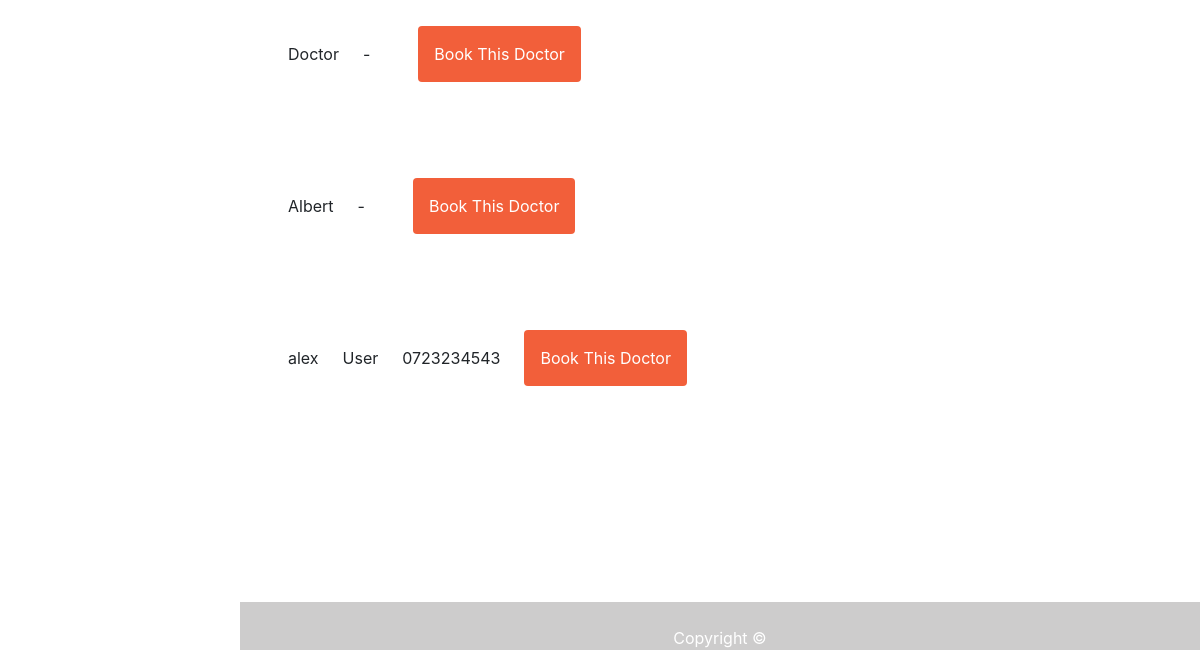
The app's page /all_doctors/ (lower part), older data.
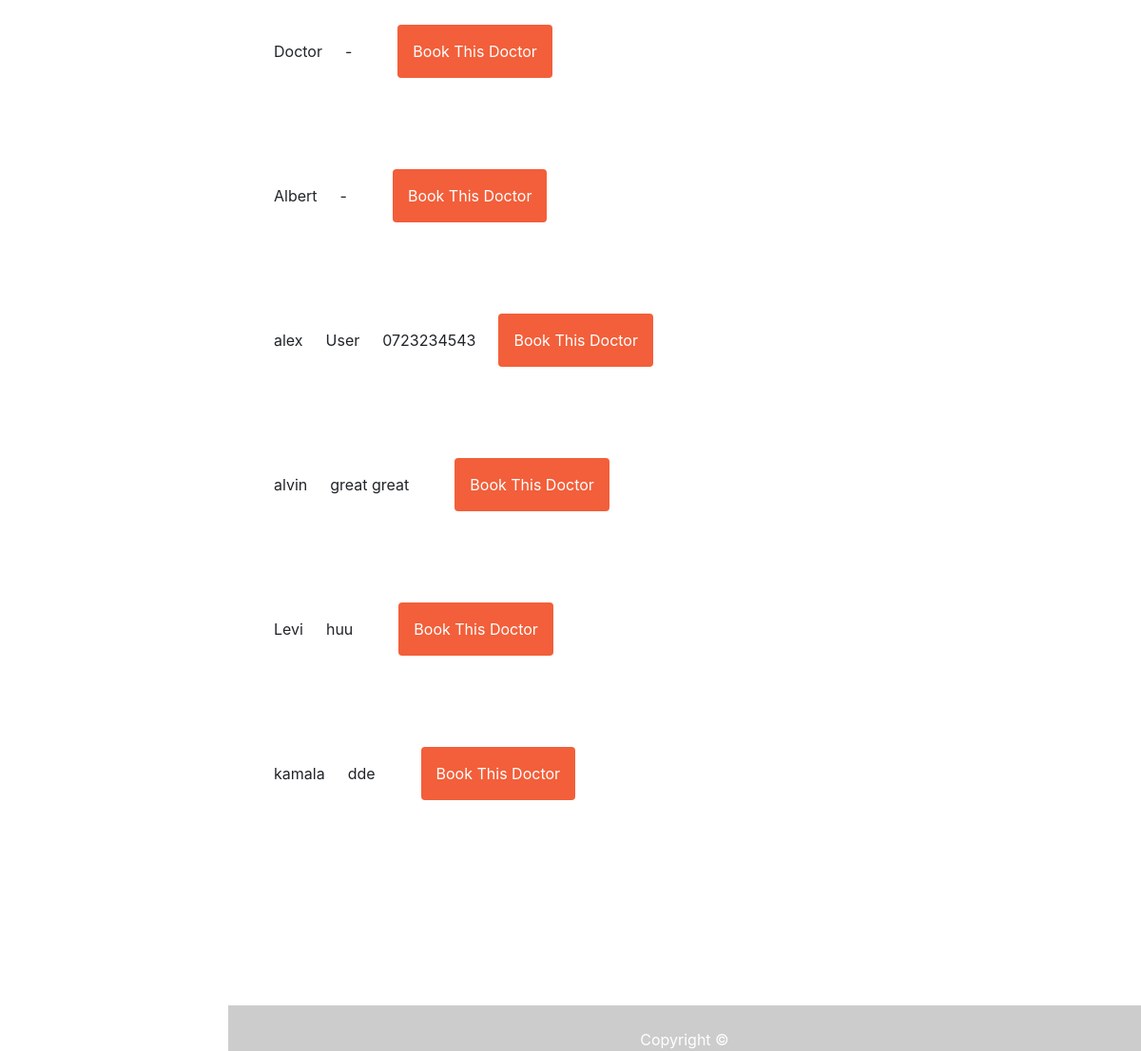
The same page, newer data.
### bookingapp/models.py (models this page shows, shortened)
class Doctor(models.Model):
    CARD ='Cardiologist'
    DERMA = 'Dermatologist'
    EMERGE =  'Emergency Specialist'
    ALLERGY = 'Allergy Specialist'
    ANAE = 'Anesthesiologist'
    COLON = 'COlon and Rectal Surgeon'
    NORMAL = 'Consultant'
    SPECIALIZATION_CHOICES = [
        (CARD, 'Cardiologist'),
        (DERMA, 'Dermatologist'),
        (EMERGE, 'Emergency Specialist'),
        (ALLERGY, 'Allergy Specialist'),
        (ANAE, 'Anesthesiologist'),
        (COLON, 'COlon and Rectal Surgeon'),
        (NORMAL, 'Consultant'),
    ]
    user = models.OneToOneField(User, on_delete=models.CASCADE, related_name='doctor', null=True)
    age = models.IntegerField(null=True)
    phone = models.CharField(max_length=255)
    county = models.ForeignKey(County, on_delete=models.CASCADE, null=True)
    specialization = models.CharField(max_length=50,choices=SPECIALIZATION_CHOICES , null=True)
    biography = models.TextField(null=True, default='-')
    birth_date = models.DateField(null=True, blank=True)
    has_schedule = models.BooleanField(default=False)
    last_update = models.DateTimeField(auto_now = True)
    created_at = models.DateTimeField(auto_now_add = True)

### bookingapp/views.py (the view)
# urls.py: path('all_doctors/', views.all_doctors, name='all-doctors'),
def all_doctors(request):
    doctor = Doctor.objects.all()
    return render(request, 'patient/doctors.html', {'doctor': doctor})

### bookingapp/templates/patient/doctors.html (shortened to what this page needs)
{% extends 'patient/dashboard.html' %}
{% load tailwind_tags %}
{% block content %}
<!DOCTYPE html>
<html lang="en">
<head>
    {% tailwind_css %}
</head>
<body>
    {% for doctor in doctor %}
    <table>
    <div class="relative container mx-auto p-6">
        <div class="flex space-x-6 p-6">
    <li class="flex items-center justify-between"> <a href="">{{ doctor.user.first_name }} </a></li>
    <li class="flex items-center justify-between"> {{ doctor.biography }}</li>
    <li class="flex items-center justify-between"> {{ doctor.phone }}</li>
    <a href="{% url 'appointment-form' doctor.id  %}" class="p-3 px-6 pt-2 text-white bg-brightRed rounded baseline hover:bg-brightRedLight">
        Book This Doctor
    </a>
   </div>
</div>
</table>
    {% endfor %}
</body>
</html>
{% endblock %}

### bookingapp/templates/patient/dashboard.html (shortened to what this page needs)
<!DOCTYPE html>
{% load static %}
<html lang="en">
<head>
  <link rel="stylesheet" href="https://stackpath.bootstrapcdn.com/bootstrap/4.3.1/css/bootstrap.min.css">
  <link rel="stylesheet" href="https://maxcdn.bootstrapcdn.com/font-awesome/4.7.0/css/font-awesome.min.css">
</head>
<body>
  <main>
    <br><br>
    {% block content %}
    {% endblock content %}
    <br><br><br><br><br><br><br>
    <footer>
      <br>
      <div class="container">
        <div class="row">
          <div class="col-md-12 col-sm-12">
            <div style="color:#ffffff;" class="wow fadeInUp footer-copyright">
              <p>
                Copyright &copy;  </p>
            </div>
          </div>
        </div>
      </div>
    </footer>
  </main>
</body>
</html>

Row changes from the older to the newer data that the page shows:
added Doctor: user.first_name "alvin", biography "great great"
added Doctor: user.first_name "Levi", biography "huu"
added Doctor: user.first_name "kamala", biography "dde"
